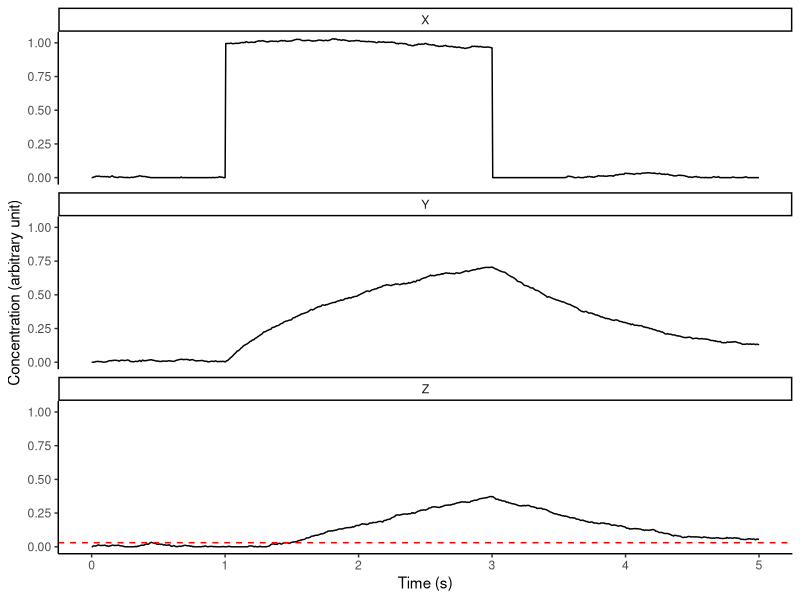
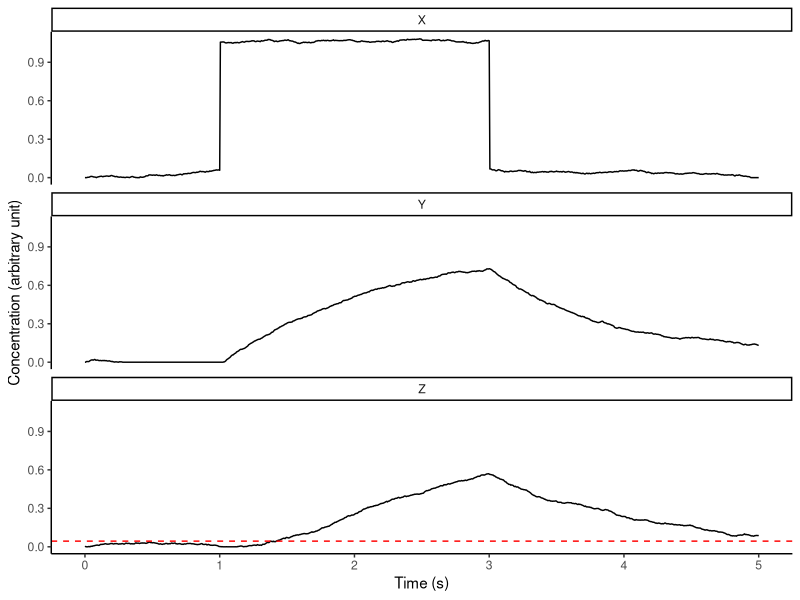
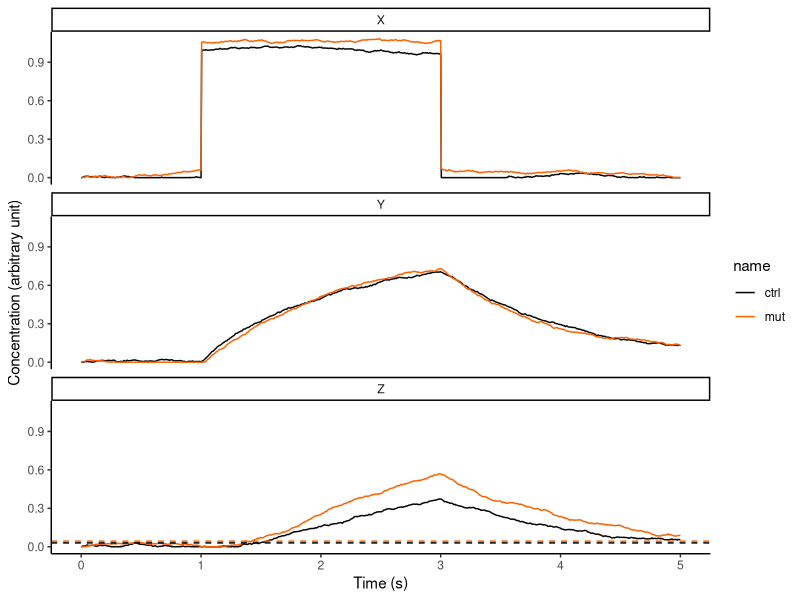
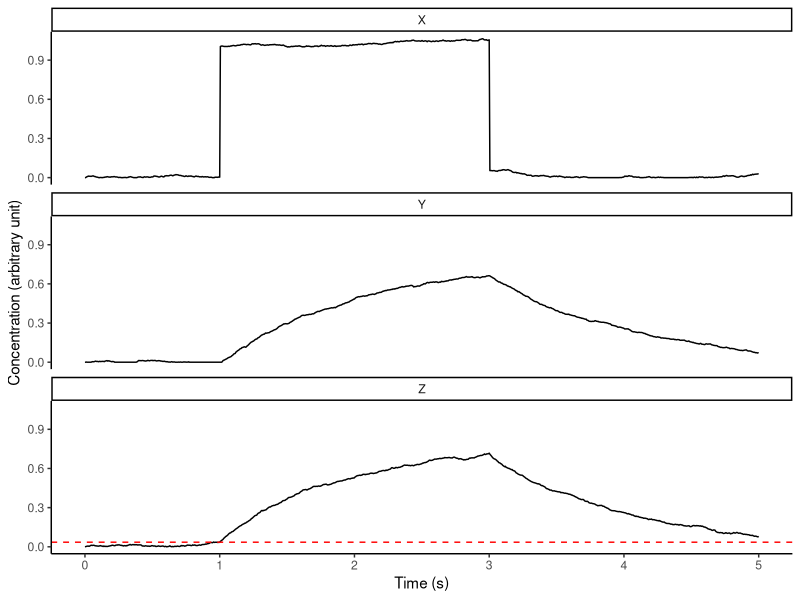
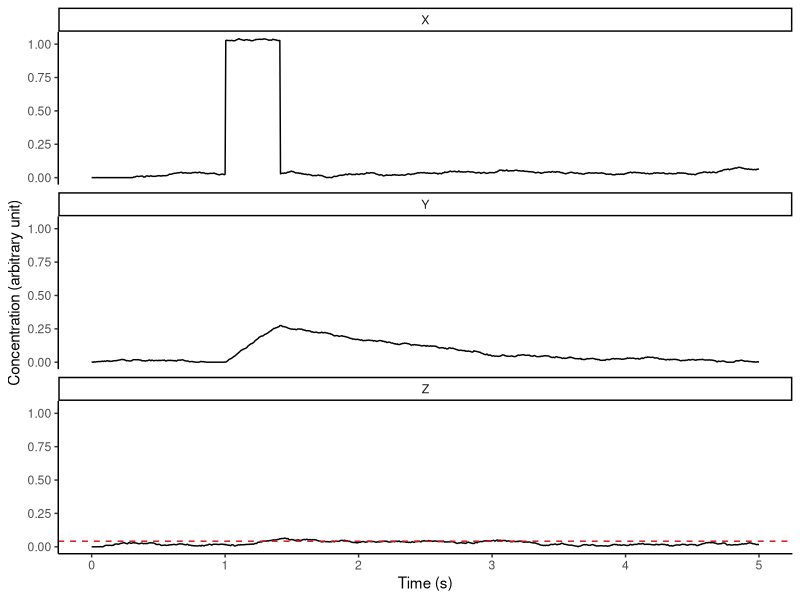
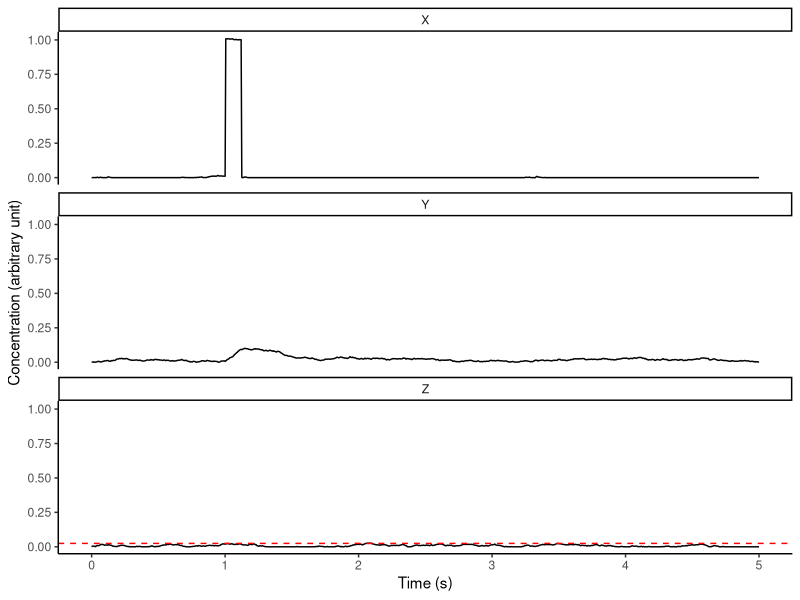
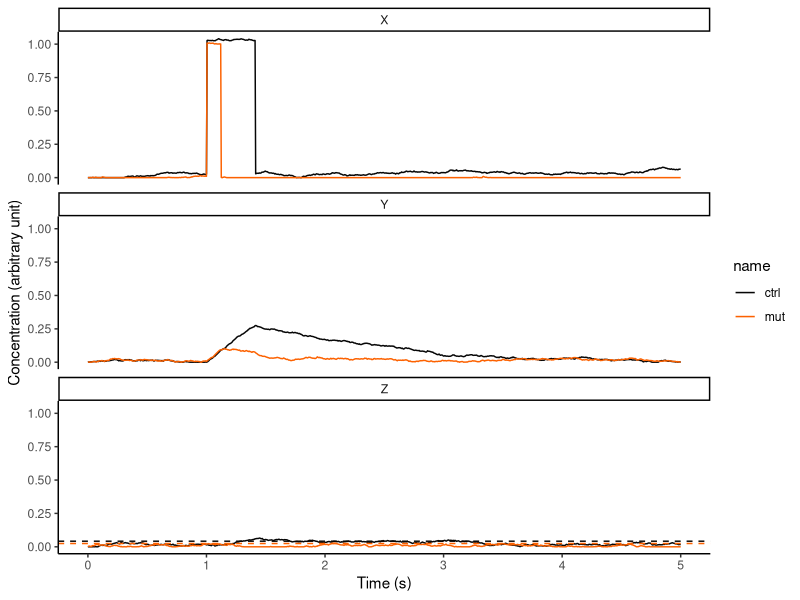
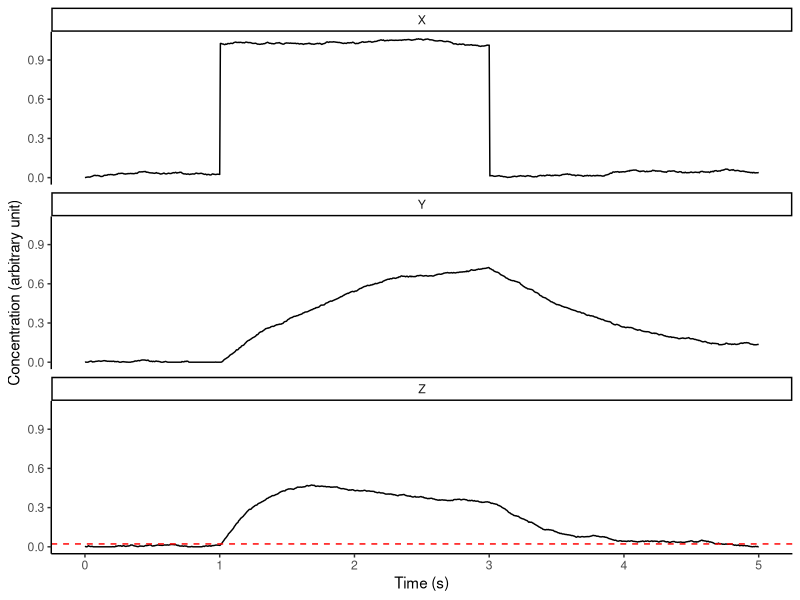

The R source for these figures, in order: (Note: this script raises an error after producing the figures.)
# CBSB3 Mini Project 6: Modelling Gene Regulatory Circuitry

#### Import ####
library(tidyverse)
library(deSolve)
library(data.table)

#### Activation & Repression Functions ####
activation_regulator <- function(u, Ku, v=0, Kv=1, H=2){
  return((u/Ku)^H / (1 + (u/Ku)^H + (v/Kv)^H))
}

repression_regulator <- function(u, Ku, v=0, Kv=1, H=2){
  return(1 / (1 + (u/Ku)^H + (v/Kv)^H))
}

#### And & Or Gates ####
and_gate <- function(X, Kx, X_sign, Y, Ky, Y_sign, H=2){
  # get X effect
  if(X_sign == 1){
    fx <- activation_regulator(X, Kx, H=H)
  }else{
    fx <- repression_regulator(X, Kx, H=H)
  }
  # get Y effect
  if(Y_sign == 1){
    fy <- activation_regulator(Y, Ky, H=H)
  }else{
    fy <- repression_regulator(Y, Ky, H=H)
  }
  return(fx * fy)
}

or_gate <- function(X, Kx, X_sign, Y, Ky, Y_sign, H=2){
  # get X effect
  if(X_sign == 1){
    fx <- activation_regulator(X, Kx, Y, Ky, H=H)
  }else{
    fx <- repression_regulator(X, Kx, Y, Ky, H=H)
  }
  # get Y effect
  if(Y_sign == 1){
    fy <- activation_regulator(Y, Ky, X, Kx, H=H)
  }else{
    fy <- repression_regulator(Y, Ky, X, Kx, H=H)
  }
  return(fx + fy)
}

#### Generalized Feed-forward Motif Model ####
ffl_model <- function(t, vars, params){
  # extract variables
  X <- vars[1]
  Y <- vars[2]
  Z <- vars[3]
  # extract params
  By=params["By"]
  Bz=params["Bz"]
  alphay=params["alphay"]
  alphaz=params["alphaz"]
  betay=params["betay"]
  betaz=params["betaz"]
  Kxy=params["Kxy"]
  Kxz=params["Kxz"]
  Kyz=params["Kyz"]
  H=params["H"]
  sign.xy=params["sign.xy"]
  sign.xz=params["sign.xz"]
  sign.yz=params["sign.yz"]
  and.or=params["and.or"]
  
  # dYdt
  if(sign.xy == 1){
    y.regulation <- activation_regulator(X, Kxy, H=H)
  }else{
    y.regulation <- repression_regulator(X, Kxy, H=H)
  }
  dYdt <- By + betay * y.regulation - alphay * Y
  
  # dZdt
  if(and.or == 1){
    z.regulation <- and_gate(X, Kxz, sign.xz, Y, Kyz, sign.yz, H)
  }else{
    z.regulation <- or_gate(X, Kxz, sign.xz, Y, Kyz, sign.yz, H)
  }
  dZdt <- Bz + betaz * z.regulation - alphaz * Z
  
  return(list(c(0, dYdt, dZdt)))
}

####Simulation & Plot ####
simulation_model <- function(model, vars, times, params, X.times, X.vals, 
                             noise.mean=0, noise.sd=NA,
                             mode='df', pheno=NA, noise.thres=0){
  # X input events
  events <- data.frame(var="X", time=X.times, value=X.vals,
                       method="add")
  # phenotypic noise
  if(!is.na(noise.sd)){
    X.noise <- data.frame(var="X", time=times, 
                          value=rnorm(length(times), noise.mean, noise.sd),
                          method="add")
    Y.noise <- data.frame(var="Y", time=times, 
                          value=rnorm(length(times), noise.mean, noise.sd),
                          method="add")
    Z.noise <- data.frame(var="Z", time=times, 
                          value=rnorm(length(times), noise.mean, noise.sd),
                          method="add")
    events <- rbind(events, X.noise, Y.noise, Z.noise) %>% arrange(time)
  }
  
  # simulation
  sim.res <- ode(
    func=model,
    y=vars,
    times=times,
    parms=params,
    events=list(data = events)
  ) %>% as.data.frame()
  # remove negative points
  sim.res[sim.res < 0] <- 0
  
  if(noise.thres > 0){
    true.noise.sd <- 0
    while(true.noise.sd < noise.thres){
      # X input events
      events <- data.frame(var="X", time=X.times, value=X.vals,
                           method="add")
      X.noise <- data.frame(var="X", time=times, 
                            value=rnorm(length(times), noise.mean, noise.sd),
                            method="add")
      Y.noise <- data.frame(var="Y", time=times, 
                            value=rnorm(length(times), noise.mean, noise.sd),
                            method="add")
      Z.noise <- data.frame(var="Z", time=times, 
                            value=rnorm(length(times), noise.mean, noise.sd),
                            method="add")
      events <- rbind(events, X.noise, Y.noise, Z.noise) %>% arrange(time)
      # simulation
      sim.res <- ode(
        func=model,
        y=vars,
        times=times,
        parms=params,
        events=list(data = events)
      ) %>% as.data.frame()
      # remove negative points
      sim.res[sim.res < 0] <- 0
      
      true.noise.sd <- sd(sim.res$Z[sim.res$time < X.times[1]])
      #print(true.noise.sd)
    }
  }
  
  if(mode=='df'){
    return(sim.res)
  }else if(mode=='pheno'){
    # get baseline
    baseline.rows <- sim.res %>%
      filter(time < X.times[1])
    Z.mean <- mean(baseline.rows$Z)
    Z.sd <- sd(baseline.rows$Z)
    # get after onset
    onset.rows <- sim.res %>%
      filter(time >= X.times[1])
    
    if(pheno=='response.time.on'){
      sig.rows <- onset.rows %>%
        filter(Z > Z.mean + 3*Z.sd)
      res <- sig.rows$time[1] - X.times[1]
      
    }else if(pheno=='pulse'){
      sig.rows <- sim.res %>% filter(Z > Z.mean + 3*Z.sd)
      res <- max(sig.rows$time) - min(sig.rows$time)
      
    }else if(pheno=='response.time.off'){
      sig.rows <- onset.rows %>%
        filter((Z < Z.mean + 3*Z.sd) & time >= X.times[2])
      res <- sig.rows$time[1] - X.times[2]
      
    }else if(pheno=='FCD'){
      first.fcd <- sim.res %>% filter(time > 5 & time < 10)
      fcd1 <- max(first.fcd$Z)
      second.fcd <- sim.res %>% filter(time > 10 & time < 15)
      fcd2 <- max(second.fcd$Z)
      res <- fcd1 / fcd2
      
    }else if(pheno=='persistence'){
      onset.rows <- sim.res %>% filter(time > 1 & time < 2)
      res <- mean(baseline.rows$Z) - mean(onset.rows$Z)
    }
    return(res)
  }
}

plot_time_course <- function(sim.res, x.time=1){
  # get baseline
  baseline.rows <- sim.res %>%
    filter(time < x.time)
  Z.mean <- mean(baseline.rows$Z)
  Z.sd <- sd(baseline.rows$Z)
  # plot
  ggplot(sim.res %>% gather(variable, value, -time)) +
    geom_line(aes(x=time, y=value)) +
    geom_hline(data=sim.res %>% gather(variable, value, -time) %>% filter(variable=="Z"),
               linetype="dashed", aes(yintercept = Z.mean + 3*Z.sd), color="red") +
    theme_classic() +
    ylab("Concentration (arbitrary unit)") +
    xlab("Time (s)") +
    facet_wrap(~variable, ncol=1)
}

#### Test Cases ####

## CFFL1

# AND gate
default.vars <- c(
  X=0,
  Y=0,
  Z=0
)
global.params.cffl1.and <- c(
  # reaction related
  By=0.0,
  Bz=0.0,
  alphay=1,
  alphaz=1,
  betay=1,
  betaz=1,
  # regulation related
  Kxy=0.5,
  Kxz=0.5,
  Kyz=0.5,
  H=2
)
global.params.cffl1.and.ctrl <- c(
  # reaction related
  By=0.0,
  Bz=0.0,
  alphay=1,
  alphaz=1,
  betay=1,
  betaz=1,
  # regulation related
  Kxy=0.5,
  Kxz=0.5,
  Kyz=0.00001,
  H=2
)
global.params.cffl1.and.mut <- c(
  # reaction related
  By=0.0,
  Bz=0.0,
  alphay=1,
  alphaz=1,
  betay=1,
  betaz=1,
  # regulation related
  Kxy=0.5,
  Kxz=0.5,
  Kyz=0.25,
  H=2
)
cffl1.and.params <- c(
  sign.xy=1,
  sign.xz=1,
  sign.yz=1,
  and.or=1
)

# facet wrap plot for mutant vs WT
combine_mut_plot <- function(df, dfmut, x.time=1){
  # get baselines
  baseline.rows <- df %>%
    filter(time < x.time)
  Z.mean <- mean(baseline.rows$Z)
  Z.sd <- sd(baseline.rows$Z)
  
  baseline.rows.mut <- dfmut %>%
    filter(time < x.time)
  Z.mean.mut <- mean(baseline.rows.mut$Z)
  Z.sd.mut <- sd(baseline.rows.mut$Z)
  
  # name rows
  df$name <- "ctrl"
  dfmut$name <- "mut"
  sim.res <- rbind(df, dfmut)
  
  # plot
  ggplot(sim.res %>% gather(variable, value, -c(time, name))) +
    geom_line(aes(x=time, y=value, color=name)) +
    geom_hline(data=sim.res %>% gather(variable, value, -time) %>% filter(variable=="Z"),
               linetype="dashed", aes(yintercept = Z.mean + 3*Z.sd), color="#050505") +
    geom_hline(data=sim.res %>% gather(variable, value, -time) %>% filter(variable=="Z"),
               linetype="dashed", aes(yintercept = Z.mean.mut + 3*Z.sd.mut), color="#fc6100") +
    theme_classic() +
    ylab("Concentration (arbitrary unit)") +
    scale_color_manual(values = c("#050505", "#fc6100")) +
    xlab("Time (s)") +
    facet_wrap(~variable, ncol=1)
}


# persistent X
cffl1.and.pers <- simulation_model(ffl_model, default.vars, 
                                   seq(0, 5, 0.005), c(global.params.cffl1.and, cffl1.and.params),
                                   c(1, 3), c(2, -2), noise.sd = 0.002, noise.thres = 0.005)
plot_time_course(cffl1.and.pers)

# mut
cffl1.and.pers.mut <- simulation_model(ffl_model, default.vars, 
                                       seq(0, 5, 0.005), c(global.params.cffl1.and.mut, cffl1.and.params),
                                       c(1, 3), c(2, -2), noise.sd = 0.002, noise.thres = 0.005)
plot_time_course(cffl1.and.pers.mut)

# put together
combine_mut_plot(cffl1.and.pers, cffl1.and.pers.mut)



# persistent X ctrl simple regulation
cffl1.and.pers.ctrl <- simulation_model(ffl_model, default.vars, 
                                        seq(0, 5, 0.005), c(global.params.cffl1.and.ctrl, 
                                                            cffl1.and.params),
                                        c(1, 3), c(2, -2), noise.sd = 0.002, noise.thres = 0.005)
plot_time_course(cffl1.and.pers.ctrl)

# transient X
cffl1.and.trans <- simulation_model(ffl_model, default.vars, 
                                    seq(0, 5, 0.005), c(global.params.cffl1.and, cffl1.and.params),
                                    c(1, 1.41), c(2, -2), noise.sd = 0.002, noise.thres = 0.005)
plot_time_course(cffl1.and.trans)

cffl1.and.trans.mut <- simulation_model(ffl_model, default.vars, 
                                        seq(0, 5, 0.005), c(global.params.cffl1.and.mut, cffl1.and.params),
                                        c(1, 1.12), c(2, -2), noise.sd = 0.002, noise.thres = 0.005)
plot_time_course(cffl1.and.trans.mut)

# plot together
combine_mut_plot(cffl1.and.trans, cffl1.and.trans.mut)



## IFFL1

# pulse
global.params.pulse <- c(
  # reaction related
  By=0,
  Bz=0,
  alphay=1,
  alphaz=2,
  betay=1,
  betaz=2,
  # regulation related
  Kxy=0.5,
  Kxz=0.5,
  Kyz=0.5,
  H=2
)
global.params.pulse.noy <- c(
  # reaction related
  By=0,
  Bz=0,
  alphay=1,
  alphaz=2,
  betay=0,
  betaz=2,
  # regulation related
  Kxy=0.5,
  Kxz=0.5,
  Kyz=0.5,
  H=2
)
global.params.pulse.mut <- c(
  # reaction related
  By=0,
  Bz=0,
  alphay=1,
  alphaz=2,
  betay=1,
  betaz=2,
  # regulation related
  Kxy=0.5,
  Kxz=0.5,
  Kyz=1,
  H=2
)
iffl1.and.params <- c(
  sign.xy=1,
  sign.xz=1,
  sign.yz=-1,
  and.or=1
)

# WT
iffl1.pulse <- simulation_model(ffl_model, default.vars, 
                                seq(0, 5, 0.005), c(global.params.pulse, iffl1.and.params),
                                c(1, 3), c(2, -2), noise.sd = 0.002, noise.thres = 0.005)
plot_time_course(iffl1.pulse)

# mutant
iffl1.pulse.mut <- simulation_model(ffl_model, default.vars, 
                                    seq(0, 5, 0.005), c(global.params.pulse.mut, iffl1.and.params),
                                    c(1, 3), c(2, -2), noise.sd = 0.002, noise.thres = 0.005)
plot_time_course(iffl1.pulse.mut)

# plot together
combine_mut_plot(iffl1.pulse, iffl1.pulse.mut)

# simple regulation
iffl1.pulse.ctrl <- simulation_model(ffl_model, default.vars, 
                                seq(0, 5, 0.005), 
                                c(global.params.pulse.noy, iffl1.and.params),
                                c(1, 3), c(2, -2), 
                                noise.sd = 0.002, noise.thres = 0.005)
plot_time_course(iffl1.pulse.ctrl)



# FCD
ffl_fcd_model <- function(t, vars, params){
  # extract variables
  X <- vars[1]
  Y <- vars[2]
  Z <- vars[3]
  # extract params
  By=params["By"]
  Bz=params["Bz"]
  alphay=params["alphay"]
  alphaz=params["alphaz"]
  betay=params["betay"]
  betaz=params["betaz"]
  Kxy=params["Kxy"]
  Kxz=params["Kxz"]
  Kyz=params["Kyz"]
  H=params["H"]
  
  # dYdt
  dYdt <- By + betay * X - alphay * Y
  
  # dZdt
  dZdt <- Bz + betaz * X / Y - alphaz * Z
  
  return(list(c(0, dYdt, dZdt)))
}

default.vars.fcd <- c(
  X=2,
  Y=2,
  Z=5
)
global.params.fcd <- c(
  # reaction related
  By=0,
  Bz=0,
  alphay=1,
  alphaz=1,
  betay=1,
  betaz=5,
  # # regulation related
  # Kxy=0.5,
  # Kxz=0.5,
  # Kyz=0.5,
  H=2
)
iffl1.fcd <- simulation_model(ffl_fcd_model, default.vars.fcd, 
                              seq(0, 20, 0.01), c(global.params.fcd, iffl1.and.params),
                              c(5, 10), c(4, 8), noise.sd = 0.005)
plot_time_course(iffl1.fcd)

mean.fcd <- mean_time_course(ffl_fcd_model, default.vars.fcd, 
                             seq(0, 20, 0.01), c(global.params.fcd, iffl1.and.params),
                             c(5, 10), c(4, 8), noise.sd = 0.005,
                             n=10)
plot_time_course(mean.fcd)


#### Robustness Related####

## Add Noise to time course sim (done built-in)

## Define Measurable Phenotype from SE of baseline level

## generalized phenotype simulation function
batch_simulation_pheno <- function(model, default.vars, times, global.params, model.params,
                                   X.times, X.vals,
                                   pheno, n=1000, noise.sd=0.002, noise.thres=0.01){
  phenos <- c()
  # start simulation
  for(i in 1:n){
    res <- simulation_model(model, default.vars, 
                            times, c(global.params, model.params),
                            X.times, X.vals, noise.sd = noise.sd,
                            mode = 'pheno', pheno = pheno, noise.thres=noise.thres)
    phenos <- c(phenos, res)
    print(i)
  }
  return(phenos)
}

## delay
and.response.time.phenos <- batch_simulation_pheno(ffl_model, default.vars,
                                                   seq(0, 5, 0.005),
                                                   global.params.cffl1.and,
                                                   cffl1.and.params,
                                                   c(1, 2), c(2, -2),
                                                   'response.time.on',
                                                   n=100, noise.sd=0.002,
                                                   noise.thres=0.005)
hist(and.response.time.phenos)
mean(and.response.time.phenos)

# ctrl
and.response.time.phenos.ctrl <- batch_simulation_pheno(ffl_model, default.vars,
                                                        seq(0, 5, 0.005),
                                                        global.params.cffl1.and.ctrl,
                                                        cffl1.and.params,
                                                        c(1, 2), c(2, -2),
                                                        'response.time.on',
                                                        n=100, noise.sd=0.002,
                                                        noise.thres=0.005)
hist(and.response.time.phenos.ctrl)


# before adding mutations, first quantify phenotype
mean(and.response.time.phenos)
t.test(and.response.time.phenos, and.response.time.phenos.ctrl)

# mutate
and.response.time.phenos.mut <- batch_simulation_pheno(ffl_model, default.vars,
                                                       seq(0, 5, 0.005),
                                                       global.params.cffl1.and.mut,
                                                       cffl1.and.params,
                                                       c(1, 2), c(2, -2),
                                                       'response.time.on',
                                                       n=100, noise.sd=0.002,
                                                       noise.thres=0.005)

t.test(and.response.time.phenos, and.response.time.phenos.mut)

## persistence using binary search
find_persistence <- function(mode="sequential", interval=seq(0.1,1,0.1), n=10, precision=0.01,
                             start=0, end=1, params=global.params.cffl1.and){
  if(mode=="sequential"){
    for(int in interval){
      diff <- tryCatch(
        expr = {
          batch_simulation_pheno(ffl_model, default.vars,
                                 seq(0, 5, 0.005),
                                 global.params.cffl1.and,
                                 cffl1.and.params,
                                 c(1, 1 + int), c(2, -2),
                                 'persistence',
                                 n=n, noise.sd=0.002,
                                 noise.thres=0.005)
        },
        error = function(e){
          batch_simulation_pheno(ffl_model, default.vars,
                                 seq(0, 5, 0.005),
                                 global.params.cffl1.and,
                                 cffl1.and.params,
                                 c(1, 1 + int + 0.001), c(2, -2),
                                 'persistence',
                                 n=n, noise.sd=0.002,
                                 noise.thres=0.005)
        }
      )
      
      ttest.res <- t.test(diff, mu=0)
      if(ttest.res$p.value <= 0.05){
        return(int)
      }
      print(1+int)
    }
  }else if(mode=="binary"){
    while(end - start > precision){
      curr <- (end + start)/2
      
      print(paste("testing:", curr))
      
      curr.diff <- tryCatch(
        expr = {
          batch_simulation_pheno(ffl_model, default.vars,
                                 seq(0, 5, 0.005),
                                 params,
                                 cffl1.and.params,
                                 c(1, 1 + curr), c(2, -2),
                                 'persistence',
                                 n=n, noise.sd=0.002,
                                 noise.thres=0.005)
        },
        error = function(e){
          batch_simulation_pheno(ffl_model, default.vars,
                                 seq(0, 5, 0.005),
                                 params,
                                 cffl1.and.params,
                                 c(1, 1 + curr + 0.001), c(2, -2),
                                 'persistence',
                                 n=n, noise.sd=0.002,
                                 noise.thres=0.005)
        }
      )
      # if sig, move end to curr, else, move start to curr
      if(t.test(curr.diff, mu=0, alternative="less")$p.value <= 0.05){
        end <- curr
        print(paste("moving end to:", curr))
      }else{
        start <- curr
        print(paste("moving start to:", curr))
      }
      
    }
    return(curr)
  }
  
  return(NA)
}

pers.base.onset.diff <- batch_simulation_pheno(ffl_model, default.vars,
                                               seq(0, 5, 0.005),
                                               global.params.cffl1.and,
                                               cffl1.and.params,
                                               c(1, 1.33), c(2, -2),
                                               'persistence',
                                               n=5, noise.sd=0.002,
                                               noise.thres=0.005)


hist(pers.base.onset.diff)
t.test(pers.base.onset.diff, mu=0)


# find persistence
find_persistence(mode="sequential", seq(0.05,0.2,0.01), n=5)

find_persistence(mode="binary", n=10)

find_persistence(mode="binary", n=10, params = global.params.cffl1.and.mut)

find_persistence(mode="binary", n=10, params = global.params.cffl1.and.ctrl, precision = 0.001)

## pulse
pulse.phenos <- batch_simulation_pheno(ffl_model, default.vars,
                                       seq(0, 5, 0.005),
                                       global.params.pulse,
                                       iffl1.and.params,
                                       c(1, 3), c(2, -2),
                                       'pulse',
                                       n=100, noise.sd=0.002,
                                       noise.thres=0.005)
hist(pulse.phenos)

pulse.ctrl.phenos <- batch_simulation_pheno(ffl_model, default.vars,
                                            seq(0, 5, 0.005),
                                            global.params.pulse.noy,
                                            iffl1.and.params,
                                            c(1, 3), c(2, -2),
                                            'pulse',
                                            n=100, noise.sd=0.002,
                                            noise.thres=0.005)
hist(pulse.ctrl.phenos)

t.test(pulse.phenos, pulse.ctrl.phenos)

pulse.phenos.mut <- batch_simulation_pheno(ffl_model, default.vars,
                                           seq(0, 5, 0.005),
                                           global.params.pulse.mut,
                                           iffl1.and.params,
                                           c(1, 3), c(2, -2),
                                           'pulse',
                                           n=100, noise.sd=0.002,
                                           noise.thres=0.005)
hist(pulse.phenos.mut)

t.test(pulse.phenos, pulse.phenos.mut)


## FCD
example.fcd <- batch_simulation_pheno(ffl_fcd_model, default.vars.fcd,
                                      seq(0, 20, 0.01),
                                      global.params.cffl1.and,
                                      cffl1.and.params,
                                      c(5, 10), c(4, 8),
                                      'FCD',
                                      n=100, noise.sd=0.002, noise.thres = 0)
hist(example.fcd)
t.test(example.fcd, mu=1)
